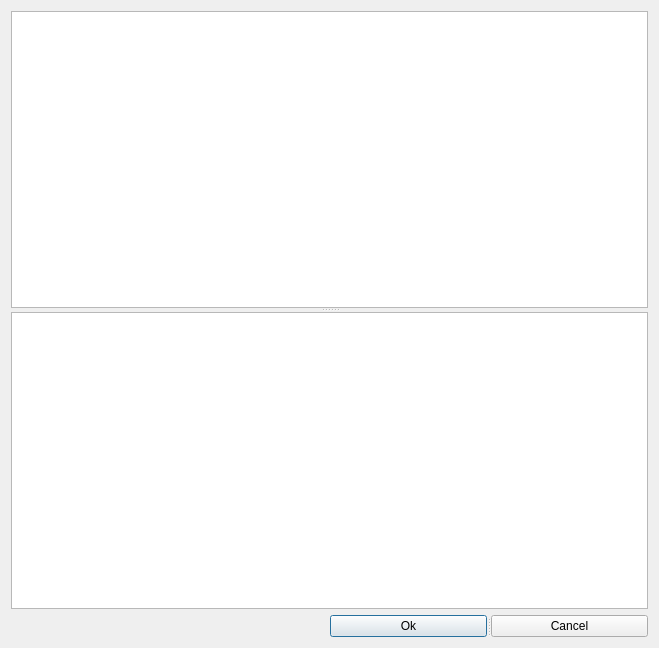
<?xml version="1.0" encoding="UTF-8"?>
<ui version="4.0">
 <class>CAddServicePlanDialog</class>
 <widget class="QDialog" name="CAddServicePlanDialog">
  <property name="geometry">
   <rect>
    <x>0</x>
    <y>0</y>
    <width>659</width>
    <height>648</height>
   </rect>
  </property>
  <property name="windowTitle">
   <string>CAddServicePlanDialog</string>
  </property>
  <layout class="QGridLayout" name="gridLayout">
   <item row="0" column="0">
    <widget class="QSplitter" name="splitter_2">
     <property name="orientation">
      <enum>Qt::Vertical</enum>
     </property>
     <widget class="QTableView" name="tableView"/>
     <widget class="QTableView" name="tableView_2"/>
    </widget>
   </item>
   <item row="1" column="0">
    <layout class="QGridLayout" name="gridLayout_3">
     <item row="0" column="0">
      <spacer name="horizontalSpacer">
       <property name="orientation">
        <enum>Qt::Horizontal</enum>
       </property>
       <property name="sizeHint" stdset="0">
        <size>
         <width>40</width>
         <height>20</height>
        </size>
       </property>
      </spacer>
     </item>
     <item row="0" column="1">
      <widget class="QSplitter" name="splitter_7">
       <property name="orientation">
        <enum>Qt::Horizontal</enum>
       </property>
       <widget class="QSplitter" name="splitter_5">
        <property name="orientation">
         <enum>Qt::Horizontal</enum>
        </property>
        <widget class="QSplitter" name="splitter_3">
         <property name="orientation">
          <enum>Qt::Horizontal</enum>
         </property>
         <widget class="QSplitter" name="splitter">
          <property name="orientation">
           <enum>Qt::Horizontal</enum>
          </property>
          <widget class="QPushButton" name="pushButton_ok">
           <property name="text">
            <string>Ok</string>
           </property>
          </widget>
          <widget class="QPushButton" name="pushButton_cancel">
           <property name="text">
            <string>Cancel</string>
           </property>
          </widget>
         </widget>
        </widget>
       </widget>
      </widget>
     </item>
    </layout>
   </item>
  </layout>
 </widget>
 <layoutdefault spacing="6" margin="11"/>
 <resources/>
 <connections/>
</ui>
